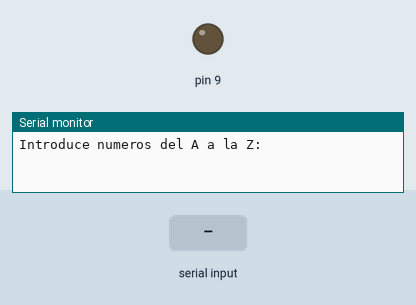
A sketch run on a simulated Arduino Uno, built with avr-gcc and run on an emulated ATmega328P. Shown: output pins drawn as LEDs (lit = HIGH), the last lines printed to the serial monitor. The inputs (shaded band) are chosen by the test bench.

Above: at 1.2 s.
1.3 s: byte 30 received over Serial
At 2.0 s:
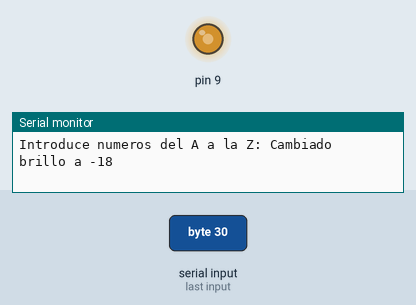
2.8 s: byte 90 received over Serial
At 3.1 s:
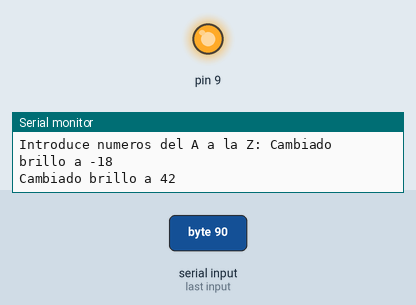
4.3 s: byte 120 received over Serial
At 5.4 s:
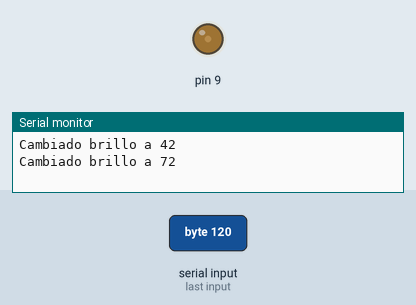
Timing chart, 0 to 7.3 s (numbered marks = the images above; inputs shaded):
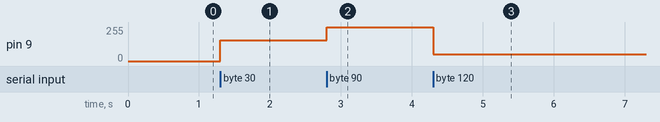

The sketch:

Tema9_1b.ino
```cpp
void setup() {

  Serial.begin(9600);
  pinMode(9, OUTPUT);
  Serial.print("Introduce numeros del A a la Z: ");

}

void loop() {
  byte dato;
  byte brillo;
  if (Serial.available() > 0) {
    dato = Serial.read();
    brillo = map(dato, 0x41, 0x5A, 0, 255);
    analogWrite(9, brillo);
    Serial.print("Cambiado brillo a ");
    Serial.println(dato - 0x30);
  }
}
```

Measured:
- after the input at 1.3 s, pin 9: 0/255 → 155/255 at once
- after the input at 2.8 s, pin 9: 155/255 → 255/255 at once
- after the input at 4.3 s, pin 9: 255/255 → 49/255 at once
